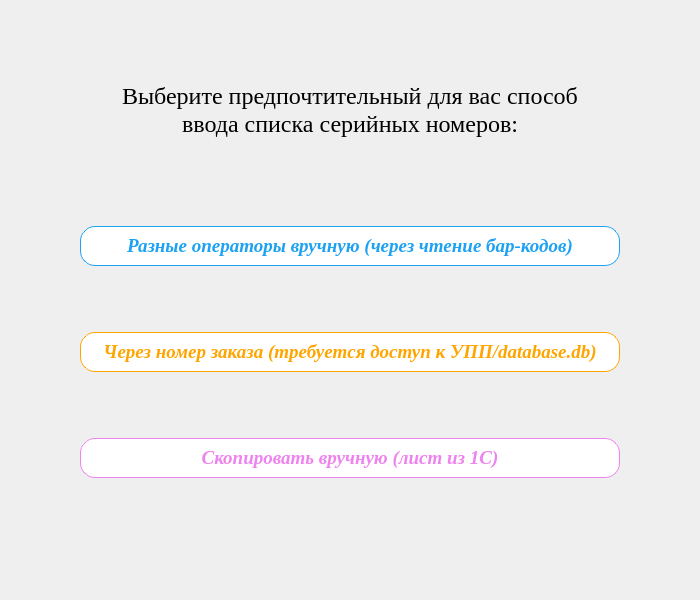
<?xml version="1.0" encoding="UTF-8"?>
<ui version="4.0">
 <class>SelectEnterTypeTemplate</class>
 <widget class="QMainWindow" name="SelectEnterTypeTemplate">
  <property name="windowModality">
   <enum>Qt::NonModal</enum>
  </property>
  <property name="enabled">
   <bool>true</bool>
  </property>
  <property name="geometry">
   <rect>
    <x>0</x>
    <y>0</y>
    <width>700</width>
    <height>600</height>
   </rect>
  </property>
  <property name="font">
   <font>
    <family>Times New Roman</family>
    <pointsize>14</pointsize>
   </font>
  </property>
  <property name="windowTitle">
   <string>Serial numbers verification</string>
  </property>
  <property name="whatsThis">
   <string>Приложение для контроля серийных номеров приборов предприятия &quot;Элемер&quot;</string>
  </property>
  <widget class="QWidget" name="centralwidget">
   <property name="font">
    <font>
     <pointsize>14</pointsize>
    </font>
   </property>
   <widget class="QWidget" name="gridWidget" native="true">
    <property name="geometry">
     <rect>
      <x>0</x>
      <y>0</y>
      <width>700</width>
      <height>600</height>
     </rect>
    </property>
    <property name="minimumSize">
     <size>
      <width>700</width>
      <height>600</height>
     </size>
    </property>
    <property name="font">
     <font>
      <pointsize>14</pointsize>
     </font>
    </property>
    <layout class="QGridLayout" name="gridLayout">
     <item row="3" column="0">
      <widget class="QPushButton" name="opt_3_btn">
       <property name="minimumSize">
        <size>
         <width>400</width>
         <height>40</height>
        </size>
       </property>
       <property name="maximumSize">
        <size>
         <width>540</width>
         <height>16777215</height>
        </size>
       </property>
       <property name="font">
        <font>
         <weight>75</weight>
         <italic>true</italic>
         <bold>true</bold>
        </font>
       </property>
       <property name="styleSheet">
        <string notr="true">font-style: oblique; 
font-weight: bold; 
border: 1px solid #EE82EE	;
border-radius: 15px; color: #EE82EE		; 
background-color: #fff;</string>
       </property>
       <property name="text">
        <string>Скопировать вручную (лист из 1С)</string>
       </property>
      </widget>
     </item>
     <item row="0" column="0">
      <widget class="QLabel" name="label">
       <property name="maximumSize">
        <size>
         <width>16777215</width>
         <height>100</height>
        </size>
       </property>
       <property name="font">
        <font>
         <family>Times New Roman</family>
         <pointsize>18</pointsize>
        </font>
       </property>
       <property name="text">
        <string>Выберите предпочтительный для вас способ
ввода списка серийных номеров:</string>
       </property>
       <property name="alignment">
        <set>Qt::AlignCenter</set>
       </property>
      </widget>
     </item>
     <item row="2" column="0">
      <widget class="QPushButton" name="opt_2_btn">
       <property name="minimumSize">
        <size>
         <width>540</width>
         <height>40</height>
        </size>
       </property>
       <property name="maximumSize">
        <size>
         <width>540</width>
         <height>16777215</height>
        </size>
       </property>
       <property name="font">
        <font>
         <weight>75</weight>
         <italic>true</italic>
         <bold>true</bold>
        </font>
       </property>
       <property name="styleSheet">
        <string notr="true">font-style: oblique;
font-weight: bold;
border: 1px solid #FFA500		;
border-radius: 15px; color: #FFA500	; 
background-color: #fff;</string>
       </property>
       <property name="text">
        <string>Через номер заказа (требуется доступ к УПП/database.db)</string>
       </property>
      </widget>
     </item>
     <item row="1" column="0">
      <widget class="QPushButton" name="opt_1_btn">
       <property name="sizePolicy">
        <sizepolicy hsizetype="Minimum" vsizetype="Fixed">
         <horstretch>0</horstretch>
         <verstretch>0</verstretch>
        </sizepolicy>
       </property>
       <property name="minimumSize">
        <size>
         <width>540</width>
         <height>40</height>
        </size>
       </property>
       <property name="maximumSize">
        <size>
         <width>540</width>
         <height>16777215</height>
        </size>
       </property>
       <property name="font">
        <font>
         <weight>75</weight>
         <italic>true</italic>
         <bold>true</bold>
        </font>
       </property>
       <property name="styleSheet">
        <string notr="true">font-style: oblique;
font-weight: bold;
border: 1px solid #1DA1F2;
border-radius: 15px; color: #1DA1F2; 
background-color: #fff;</string>
       </property>
       <property name="text">
        <string>Разные операторы вручную (через чтение бар-кодов)</string>
       </property>
      </widget>
     </item>
     <item row="4" column="0">
      <spacer name="verticalSpacer">
       <property name="orientation">
        <enum>Qt::Vertical</enum>
       </property>
       <property name="sizeType">
        <enum>QSizePolicy::Fixed</enum>
       </property>
       <property name="sizeHint" stdset="0">
        <size>
         <width>20</width>
         <height>60</height>
        </size>
       </property>
      </spacer>
     </item>
    </layout>
   </widget>
  </widget>
 </widget>
 <resources/>
 <connections/>
</ui>
